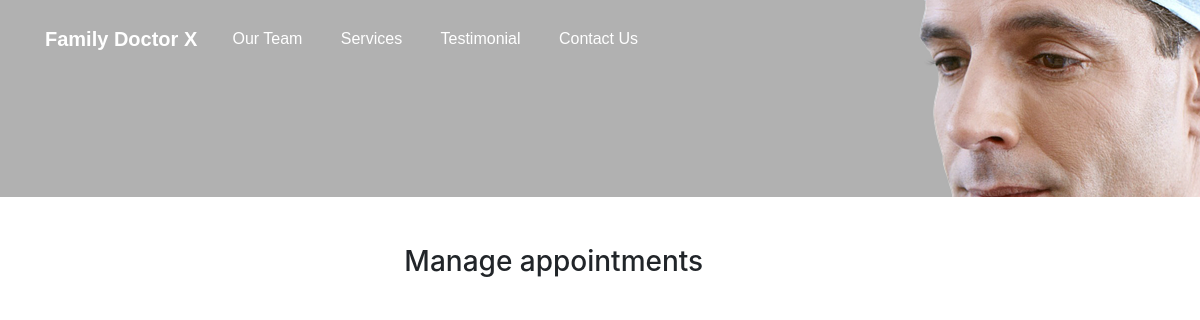
The app's page /manage-appointments/, older data.
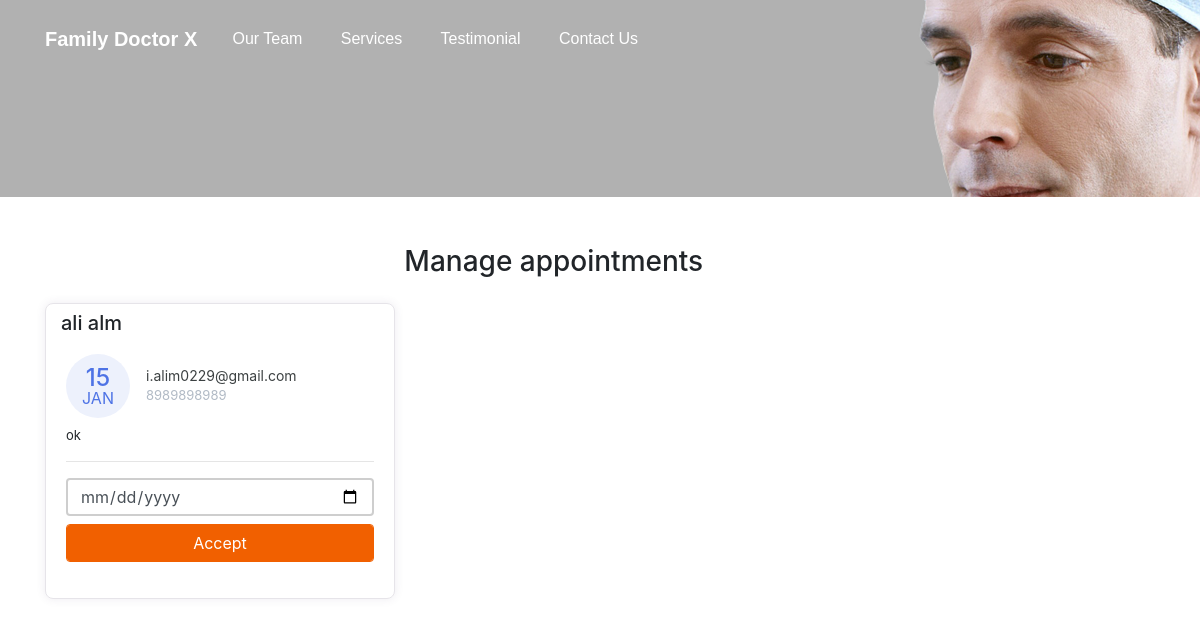
The same page, newer data.
### doctor/models.py (models this page shows, shortened)
class Appointment(models.Model):
    first_name=models.CharField(max_length=50)
    last_name=models.CharField(max_length=50)
    email=models.CharField(max_length=50)
    phone=models.CharField(max_length=50)
    request=models.TextField(blank=True)
    sent_date=models.DateField(auto_now_add=True)
    accepted=models.BooleanField(default=False)
    accepted_date=models.DateField(auto_now_add=False,null=True,blank=True)
    class Meta:
        ordering=["-sent_date"]

### doctor/views.py (the view, shortened to what this page needs)
# urls.py: path("manage-appointments/",ManageAppointmentTemplateView.as_view(),name="manage"),
class ManageAppointmentTemplateView(ListView):
    template_name = "manage-appointments.html"
    model=Appointment
    context_object_name="appointments"
    login_required=True
    paginate_by=3
    def get_context_data(self,*args, **kwargs):
        context = super().get_context_data(*args,**kwargs)
        appointments=Appointment.objects.all()
        context.update(
            {
                "title":"Manage appointments"
            }
        )
        return context

### doctor/context_processors.py (called while the page is built)
def get_notification(request):
    count=Appointment.objects.filter(accepted=False).count()
    data={
        "count":count
    }
    return data

### templates/manage-appointments.html (shortened to what this page needs)
{% extends 'base.html' %}
{% block content %}
    <div class="container mt-5">
        <div class="col-11 text-center mt-4 mb-4">
            <h3>
                Manage appointments
            </h3>
        </div>
        <div class="row">
          {% for app in appointments %}
            <div class="col-lg-4">
                <div class="card card-margin">
                    <div class="card-header no-border">
                        <h5 class="card-title">{{app.first_name}} {{app.last_name}}</h5>
                    </div>
                    <div class="card-body pt-0">
                        <div class="widget-49">
                            <div class="widget-49-title-wrapper">
                                <div class="widget-49-date-primary">
                                    <span class="widget-49-date-day">{{app.sent_date|date:"d"}}</span>
                                    <span class="widget-49-date-month">{{app.sent_date|date:"M"}}</span>
                                </div>
                                <div class="widget-49-meeting-info">
                                    <span class="widget-49-pro-title">{{app.email}}</span>
                                    <span class="widget-49-meeting-time">{{app.phone}}</span>
                                </div>
                            </div>
                            <div class="widget-49-meeting-points">
                                <span>{{app.request}}</span>
                            </div>
                            <hr class="w-100">
                            {% if app.accepted == False %}
                            <form method="POST" action="{% url 'manage' %}">
                            <div class="form-group">
                                <input type="date" name="date" class="form-control mb-2"
                                    placeholder="dd-mm-yyyy" value=""
                                    min="1997-01-01" max="2030-12-31">
                                <input class="btn-block btn-primary form-control" type="submit" value="Accept">
                            </div>
                          </form>
                          {% endif %}
                        </div>
                    </div>
                </div>
            </div>
            {% endfor %}
        </div>
  {% endblock content %}

### templates/base.html (shortened to what this page needs)
{% load static %}
<!DOCTYPE html>
<html lang="en">
<head>
  <link href="{% static 'css/bootstrap.min.css' %} " rel="stylesheet">
  <link rel="stylesheet" href="https://cdnjs.cloudflare.com/ajax/libs/font-awesome/5.15.3/css/all.min.css" />
  <link rel="stylesheet" href="{% static 'css/styles.css' %} " />
</head>
<body>
  <div class="header" style="
  background: rgb(177, 177, 177) url('../static/img/header.png') no-repeat fixed center
  {% if "appointment" in request.path %}
  max-height:100px!important;min-height:100px!important;
  {% endif %}
  ">
    <nav class="navbar navbar-dark navbar-expand-md navigation-clean-search">
        <div class="container"><a class="navbar-brand" href="{% url 'home' %}">Family Doctor X</a>
            <div class="collapse navbar-collapse"
                id="navcol-1">
                <ul class="nav navbar-nav">
                    <li class="nav-item" role="presentation">
                        <a class="nav-link active" href="#team">Our Team</a>
                    </li>
                    <li class="nav-item" role="presentation">
                        <a class="nav-link active" href="#services">Services</a>
                    </li>
                    <li class="nav-item" role="presentation">
                        <a class="nav-link active" href="#reviews">Testimonial</a>
                    </li>
                    <li class="nav-item" role="presentation">
                        <a class="nav-link active" href="#contact">Contact Us</a>
                    </li>
                </ul>
            </div>
        </div>
    </nav>
</div>
{% block content %}{% endblock content %}
</body>
</html>

### static/css/styles.css (style rules this page uses)
.header { background: rgb(177, 177, 177) url("img/header.png") no-repeat fixed center; min-height: 1000px; font-family:'Source Sans Pro', sans-serif; }
@media (min-width:768px) { .header { padding-bottom:120px; } }
.header .navbar { background:transparent; padding-top:.75rem; padding-bottom:.75rem; color:#fff; border-radius:0; box-shadow:none; border:none; }
@media (min-width:768px) { .header .navbar { padding-top:1rem; padding-bottom:1rem; } }
.header .navbar .navbar-brand { font-weight:bold; color:inherit; }
.header .navbar .navbar-collapse { border-top:1px solid rgba(255,255,255,0.3); margin-top:.5rem; }
@media (min-width:768px) { .header .navbar .navbar-collapse { border-color:transparent; margin:0; } }
.header .navbar .navbar-nav a.active, .header .navbar .navbar-nav > .show .dropdown-item { background:none; box-shadow:none; }
@media (min-width: 768px) { .header .navbar-nav .nav-link { padding-left:.7rem; padding-right:.7rem; } }
@media (min-width: 992px) { .header .navbar-nav .nav-link { padding-left:1.2rem; padding-right:1.2rem; } }
.form-control { box-shadow: none !important; outline: none !important; border: 2px solid #cecece; height: 38px; }
.title-box .border,.btn-primary,.back-to-top, .logo i,.question-q-box,.social-circle li a:hover { background-color: #f16000 !important; }
.btn-primary { border: 1px solid #f16000 !important; }
@media (min-width: 768px) { .navbar-nav>li>a { padding-top: 10px; padding-bottom: 10px; } }

Row changes from the older to the newer data that the page shows:
added Appointment: first_name "ali", last_name "alm", sent_date "15", sent_date "JAN", email "i.alim0229@gmail.com", phone "8989898989", request "ok"
